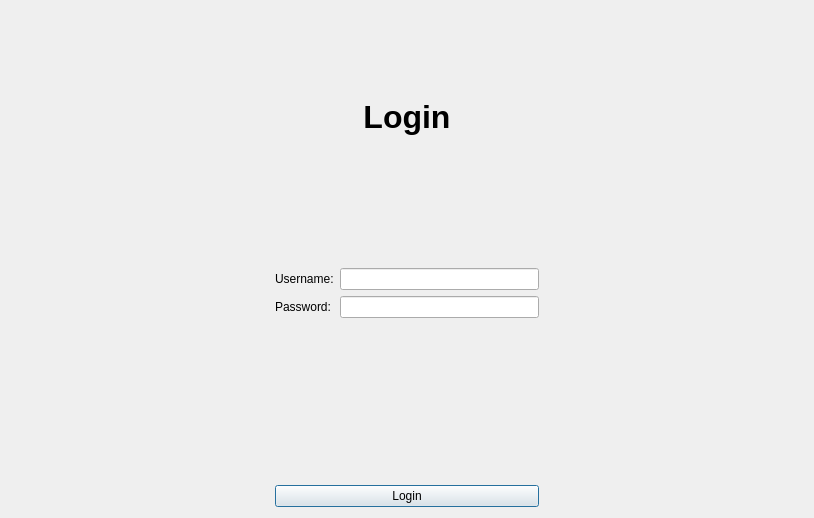
<?xml version="1.0" encoding="UTF-8"?>
<ui version="4.0">
 <class>LoginDialog</class>
 <widget class="QDialog" name="LoginDialog">
  <property name="geometry">
   <rect>
    <x>0</x>
    <y>0</y>
    <width>814</width>
    <height>518</height>
   </rect>
  </property>
  <layout class="QGridLayout" name="gridLayout">
   <item row="1" column="1">
    <layout class="QVBoxLayout" name="verticalLayout">
     <item>
      <widget class="QLabel" name="label">
       <property name="font">
        <font>
         <pointsize>24</pointsize>
         <bold>true</bold>
        </font>
       </property>
       <property name="text">
        <string>Login</string>
       </property>
       <property name="alignment">
        <set>Qt::AlignmentFlag::AlignCenter</set>
       </property>
      </widget>
     </item>
     <item>
      <spacer name="verticalSpacer">
       <property name="orientation">
        <enum>Qt::Orientation::Vertical</enum>
       </property>
       <property name="sizeType">
        <enum>QSizePolicy::Policy::Fixed</enum>
       </property>
       <property name="sizeHint" stdset="0">
        <size>
         <width>20</width>
         <height>40</height>
        </size>
       </property>
      </spacer>
     </item>
     <item>
      <layout class="QFormLayout" name="formLayout">
       <item row="0" column="0">
        <widget class="QLabel" name="usernameLabel">
         <property name="text">
          <string>Username:</string>
         </property>
        </widget>
       </item>
       <item row="0" column="1">
        <widget class="QLineEdit" name="usernameLineEdit"/>
       </item>
       <item row="1" column="0">
        <widget class="QLabel" name="passwordLabel">
         <property name="text">
          <string>Password:</string>
         </property>
        </widget>
       </item>
       <item row="1" column="1">
        <widget class="QLineEdit" name="passwordLineEdit">
         <property name="echoMode">
          <enum>QLineEdit::EchoMode::Password</enum>
         </property>
        </widget>
       </item>
      </layout>
     </item>
     <item>
      <widget class="QPushButton" name="loginButton">
       <property name="text">
        <string>Login</string>
       </property>
      </widget>
     </item>
    </layout>
   </item>
   <item row="1" column="0">
    <spacer name="horizontalSpacer_2">
     <property name="orientation">
      <enum>Qt::Orientation::Horizontal</enum>
     </property>
     <property name="sizeHint" stdset="0">
      <size>
       <width>40</width>
       <height>20</height>
      </size>
     </property>
    </spacer>
   </item>
   <item row="1" column="2">
    <spacer name="horizontalSpacer">
     <property name="orientation">
      <enum>Qt::Orientation::Horizontal</enum>
     </property>
     <property name="sizeHint" stdset="0">
      <size>
       <width>40</width>
       <height>20</height>
      </size>
     </property>
    </spacer>
   </item>
  </layout>
 </widget>
 <resources/>
 <connections/>
</ui>
